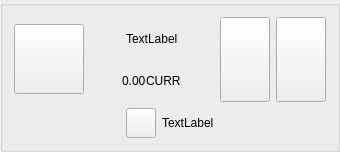
           <widget class="QGroupBox" name="player5">
            <property name="maximumSize">
             <size>
              <width>340</width>
              <height>16777215</height>
             </size>
            </property>
            <layout class="QHBoxLayout" name="horizontalLayout_19">
             <item>
              <layout class="QVBoxLayout" name="verticalLayout_17">
               <item>
                <layout class="QHBoxLayout" name="horizontalLayout_32">
                 <item>
                  <widget class="QPushButton" name="icon_player5">
                   <property name="minimumSize">
                    <size>
                     <width>70</width>
                     <height>70</height>
                    </size>
                   </property>
                   <property name="maximumSize">
                    <size>
                     <width>70</width>
                     <height>70</height>
                    </size>
                   </property>
                   <property name="text">
                    <string/>
                   </property>
                  </widget>
                 </item>
                 <item>
                  <layout class="QVBoxLayout" name="verticalLayout_18">
                   <property name="spacing">
                    <number>0</number>
                   </property>
                   <item>
                    <layout class="QHBoxLayout" name="horizontalLayout_33">
                     <item>
                      <spacer name="horizontalSpacer_36">
                       <property name="orientation">
                        <enum>Qt::Horizontal</enum>
                       </property>
                       <property name="sizeHint" stdset="0">
                        <size>
                         <width>40</width>
                         <height>20</height>
                        </size>
                       </property>
                      </spacer>
                     </item>
                     <item>
                      <widget class="QLabel" name="label_29">
                       <property name="text">
                        <string>TextLabel</string>
                       </property>
                      </widget>
                     </item>
                     <item>
                      <spacer name="horizontalSpacer_37">
                       <property name="orientation">
                        <enum>Qt::Horizontal</enum>
                       </property>
                       <property name="sizeHint" stdset="0">
                        <size>
                         <width>40</width>
                         <height>20</height>
                        </size>
                       </property>
                      </spacer>
                     </item>
                    </layout>
                   </item>
                   <item>
                    <layout class="QHBoxLayout" name="horizontalLayout_34">
                     <item>
                      <spacer name="horizontalSpacer_38">
                       <property name="orientation">
                        <enum>Qt::Horizontal</enum>
                       </property>
                       <property name="sizeHint" stdset="0">
                        <size>
                         <width>40</width>
                         <height>20</height>
                        </size>
                       </property>
                      </spacer>
                     </item>
                     <item>
                      <widget class="QLabel" name="label_30">
                       <property name="text">
                        <string>0.00</string>
                       </property>
                      </widget>
                     </item>
                     <item>
                      <widget class="QLabel" name="label_31">
                       <property name="text">
                        <string>CURR</string>
                       </property>
                      </widget>
                     </item>
                     <item>
                      <spacer name="horizontalSpacer_39">
                       <property name="orientation">
                        <enum>Qt::Horizontal</enum>
                       </property>
                       <property name="sizeHint" stdset="0">
                        <size>
                         <width>40</width>
                         <height>20</height>
                        </size>
                       </property>
                      </spacer>
                     </item>
                    </layout>
                   </item>
                  </layout>
                 </item>
                 <item>
                  <widget class="QPushButton" name="pushButton_25">
                   <property name="minimumSize">
                    <size>
                     <width>50</width>
                     <height>85</height>
                    </size>
                   </property>
                   <property name="text">
                    <string/>
                   </property>
                  </widget>
                 </item>
                 <item>
                  <widget class="QPushButton" name="pushButton_26">
                   <property name="minimumSize">
                    <size>
                     <width>50</width>
                     <height>85</height>
                    </size>
                   </property>
                   <property name="text">
                    <string/>
                   </property>
                  </widget>
                 </item>
                </layout>
               </item>
               <item>
                <layout class="QHBoxLayout" name="horizontalLayout_14">
                 <item>
                  <spacer name="horizontalSpacer_11">
                   <property name="orientation">
                    <enum>Qt::Horizontal</enum>
                   </property>
                   <property name="sizeHint" stdset="0">
                    <size>
                     <width>40</width>
                     <height>20</height>
                    </size>
                   </property>
                  </spacer>
                 </item>
                 <item>
                  <layout class="QHBoxLayout" name="horizontalLayout_67">
                   <item>
                    <widget class="QPushButton" name="pushButton_46">
                     <property name="minimumSize">
                      <size>
                       <width>30</width>
                       <height>30</height>
                      </size>
                     </property>
                     <property name="maximumSize">
                      <size>
                       <width>30</width>
                       <height>30</height>
                      </size>
                     </property>
                     <property name="text">
                      <string/>
                     </property>
                    </widget>
                   </item>
                  </layout>
                 </item>
                 <item>
                  <layout class="QHBoxLayout" name="horizontalLayout_66">
                   <item>
                    <widget class="QLabel" name="label_46">
                     <property name="text">
                      <string>TextLabel</string>
                     </property>
                    </widget>
                   </item>
                  </layout>
                 </item>
                 <item>
                  <spacer name="horizontalSpacer_12">
                   <property name="orientation">
                    <enum>Qt::Horizontal</enum>
                   </property>
                   <property name="sizeHint" stdset="0">
                    <size>
                     <width>40</width>
                     <height>20</height>
                    </size>
                   </property>
                  </spacer>
                 </item>
                </layout>
               </item>
              </layout>
             </item>
            </layout>
           </widget>
